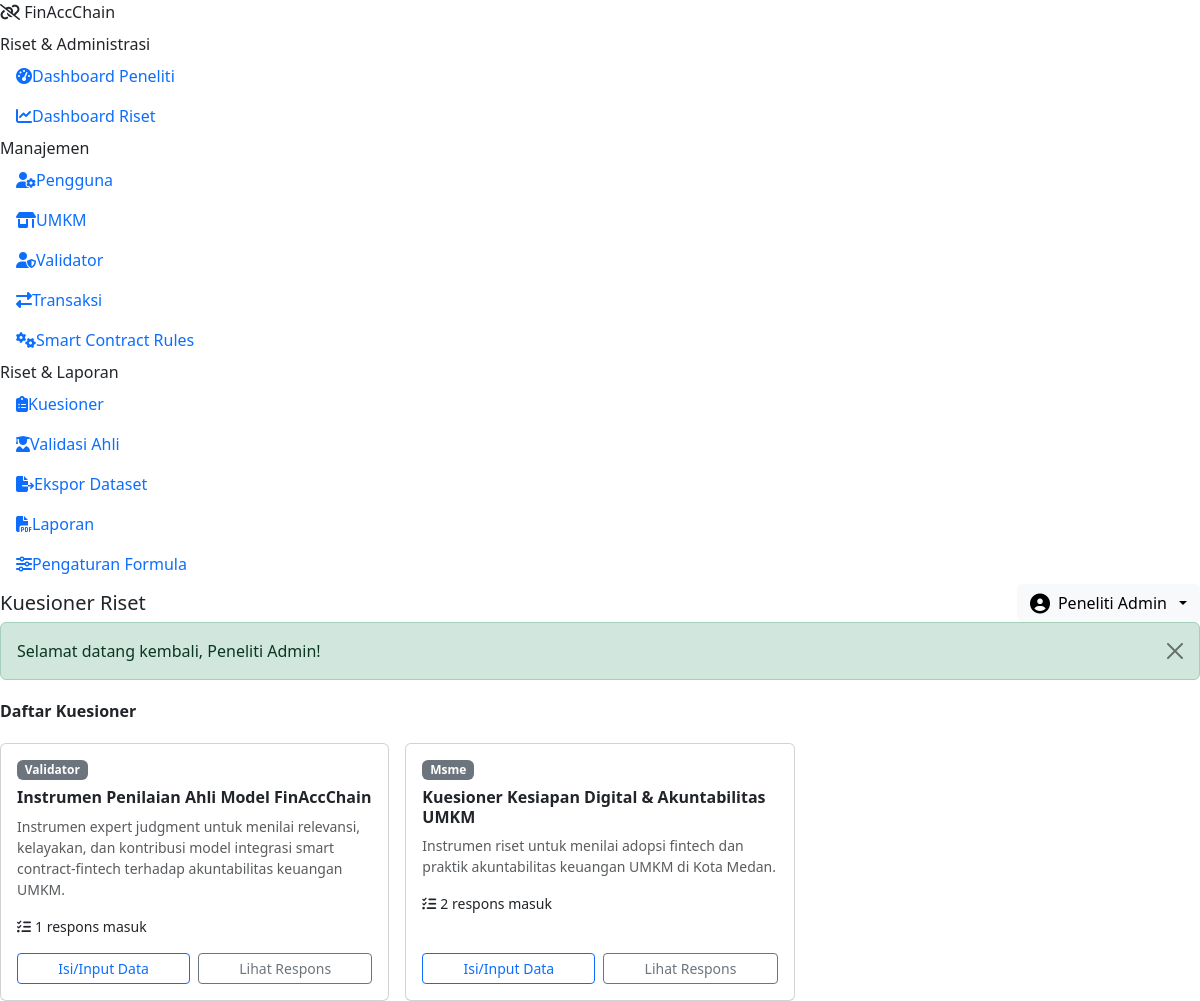
Page /research/questionnaire.php (signed in) on the committed database.
### tables this page shows
CREATE TABLE questionnaires (
    id INT UNSIGNED AUTO_INCREMENT PRIMARY KEY,
    title VARCHAR(150) NOT NULL,
    description VARCHAR(255) NULL,
    target_role ENUM('msme','validator','general') NOT NULL DEFAULT 'general',
    questions_json TEXT NOT NULL,
    is_active TINYINT(1) NOT NULL DEFAULT 1,
    created_at DATETIME NOT NULL DEFAULT CURRENT_TIMESTAMP
);

### core/helpers.php (called while the page is built, shortened)
<?php
function base_url(string $path = ''): string
{
    $path = ltrim($path, '/');
    return APP_URL_BASE . '/' . $path;
}
function e(?string $value): string
{
    return htmlspecialchars((string) $value, ENT_QUOTES, 'UTF-8');
}
function current_user(): ?array
{
    return $_SESSION['user'] ?? null;
}

### research/questionnaire.php (the view, shortened to what this page needs)
<?php
$db = Database::connection();
$list = $db->query(
    'SELECT q.*, (SELECT COUNT(*) FROM questionnaire_responses r WHERE r.questionnaire_id = q.id) AS response_count
     FROM questionnaires q ORDER BY q.id DESC'
)->fetchAll();
require __DIR__ . '/../includes/app_header.php';
?>
<div class="d-flex justify-content-between align-items-center mb-3">
  <h6 class="fw-bold mb-0">Daftar Kuesioner</h6>
  <?php if ($u['role_code'] === 'admin'): ?>
  <button class="btn btn-sm text-white" style="background:var(--fac-primary)" data-bs-toggle="modal" data-bs-target="#addQ"><i class="fa-solid fa-plus me-1"></i>Buat Kuesioner</button>
  <?php endif; ?>
</div>
<div class="row g-3">
<?php foreach ($list as $q): ?>
  <div class="col-md-6 col-lg-4">
    <div class="card fac-card p-3 h-100">
      <span class="badge text-bg-secondary mb-2 align-self-start"><?= e(ucfirst($q['target_role'])) ?></span>
      <h6 class="fw-bold"><?= e($q['title']) ?></h6>
      <p class="small text-muted"><?= e($q['description']) ?></p>
      <p class="small mb-3"><i class="fa-solid fa-list-check me-1"></i><?= $q['response_count'] ?> respons masuk</p>
      <div class="d-flex gap-2 mt-auto">
        <a href="<?= base_url('research/questionnaire_fill.php?id=' . $q['id']) ?>" class="btn btn-sm btn-outline-primary flex-fill">Isi/Input Data</a>
        <?php if ($u['role_code'] === 'admin'): ?>
        <a href="<?= base_url('research/questionnaire_responses.php?id=' . $q['id']) ?>" class="btn btn-sm btn-outline-secondary flex-fill">Lihat Respons</a>
        <?php endif; ?>
      </div>
    </div>
  </div>
<?php endforeach; ?>
</div>
<?php require __DIR__ . '/../includes/app_footer.php'; ?>

### rows in the picture
questionnaires: target_role "Validator", title "Instrumen Penilaian Ahli Model FinAccChain", description "Instrumen expert judgment untuk menilai relevansi, kelayakan, dan kontribusi model integrasi smart contract-fintech terhadap akuntabilitas keuangan UMKM.", response_count "1"
questionnaires: target_role "Msme", title "Kuesioner Kesiapan Digital & Akuntabilitas UMKM", description "Instrumen riset untuk menilai adopsi fintech dan praktik akuntabilitas keuangan UMKM di Kota Medan.", response_count "2"

### other values in the picture
APP_NAME "FinAccChain"
$label "Dashboard Peneliti Dashboard Riset Pengguna UMKM Validator Transaksi Smart Contract Rules Kuesioner Validasi Ahli Ekspor Dataset Laporan Pengaturan Formula"
$pageTitle "Kuesioner Riset"
$u['name'] "Peneliti Admin"
$f['message'] "Selamat datang kembali, Peneliti Admin!"
